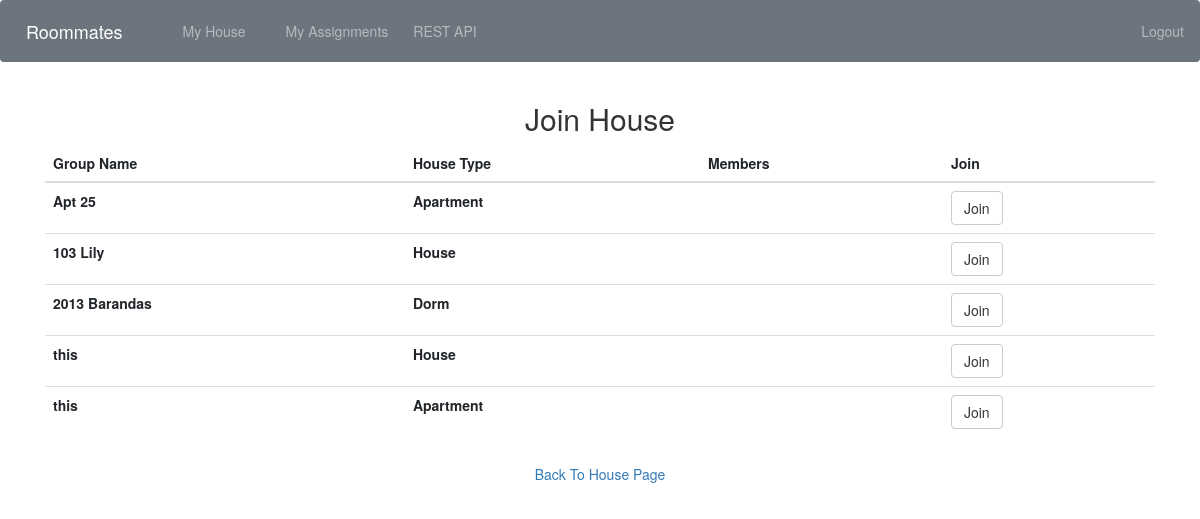
The app's page /join_group/ (signed in), older data.
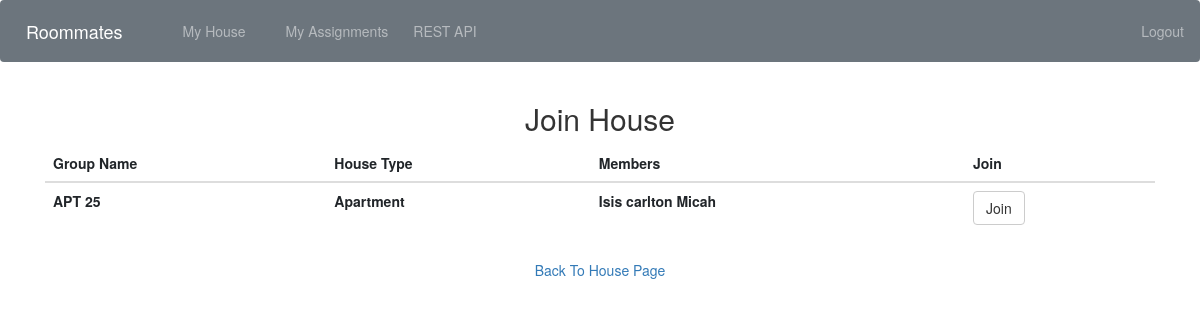
The same page, newer data.
### house/models.py (models this page shows)
class Group_Field(models.Model):
    User = models.ForeignKey(User, on_delete=models.CASCADE)
    Group_Name = models.CharField(max_length=20)
    Housing_Type = models.ForeignKey(Group_Category, on_delete=models.CASCADE)

class Group_Category(models.Model):
    category = models.CharField(max_length=30)
    def __str__(self):
        return self.category

class Group_User(models.Model):
    User = models.ForeignKey(User, on_delete=models.CASCADE)
    Group_Name = models.CharField(max_length=25)

### house/views.py (the view)
# urls.py: path('join_group/', house_views.join_group, name='join_group'),
@login_required(login_url='/login/')
def join_group(request):
    groups = Group_Field.objects.all()
    if (request.GET.get('join_group')):
        Group_User.objects.filter(User = request.user).delete()
        record = request.GET['join_group']
        Group_User(User=request.user, Group_Name=record).save()
    members = Group_User.objects.all()
    return render(request, 'house/join_group.html', {'groups':groups, 'members':members})

### templates/house/join_group.html (shortened to what this page needs)
<!DOCTYPE html>
<html>
<head>
  {% include "bootstrap.html" %}
</head>
<body>
{% include "navigation.html" %}
<div class="container" align="center">
  <h2>Join House</h2>
<table style="width:100%"  class="table">
<thead>
    <tr>
      <th scope="col">Group Name</th>
      <th scope="col">House Type</th>
      <th scope="col"> Members </th>
      <th scope="col">Join</th>
    </tr>
</thead>
<tbody>
{% for group in groups %}
<tr>
  <th> {{ group.Group_Name }} </th>
  <th> {{ group.Housing_Type }} </th>
  <th scope="col">
  {% for member in members %}
    {% if member.Group_Name == group.Group_Name %}
      {{ member.User.first_name}}
    {% endif %}
  {% endfor %}
  </th>
  <th>
    <form method="get" class="Join_Group">{% csrf_token %}
      <button class="save btn btn-default" name = "join_group" value="{{ group.Group_Name }}" name='join'>Join</button>
    </form>
  </th>
</tr>
{% endfor %}
</tbody>
</table>
<a class="btn btn-link" href="{% url 'house' %}" >Back To House Page</a>
</body>
</html>

Row changes from the older to the newer data that the page shows:
removed Group_Field: Group_Name "Apt 25", Housing_Type "Apartment"
removed Group_Field: Group_Name "103 Lily", Housing_Type "House"
removed Group_Field: Group_Name "2013 Barandas", Housing_Type "Dorm"
removed Group_Field: Group_Name "this", Housing_Type "House"
removed Group_Field: Group_Name "this", Housing_Type "Apartment"
added Group_Field: Group_Name "APT 25", Housing_Type "Apartment"
added Group_User: User.first_name "Isis"
added Group_User: User.first_name "carlton"
added Group_User: User.first_name "Micah"
